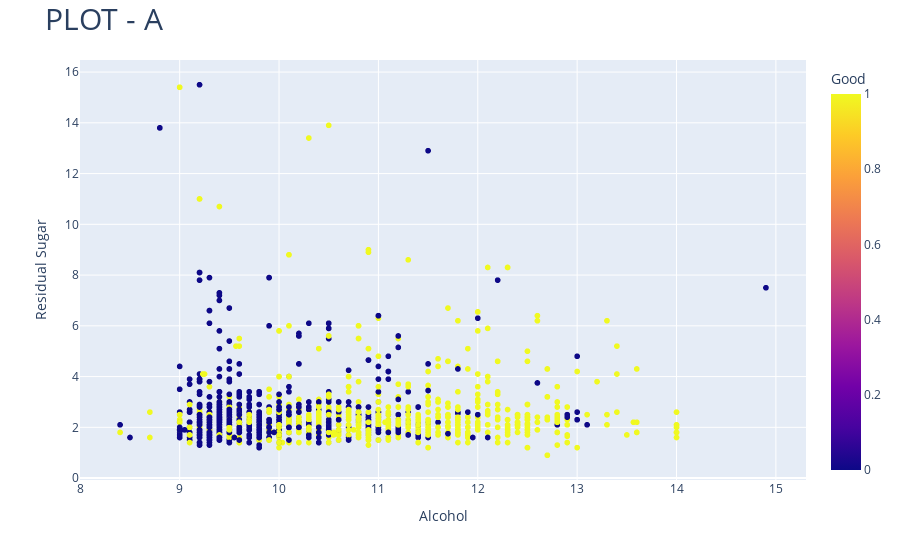

The notebook cell saved with this chart:
### Code cell
fig = px.scatter(ds, x='alcohol', y='residual sugar', color='Good')
fig.update_layout(
    title={
        'text': "PLOT - A",
        'font': {'size': 30}
    },
    xaxis_title="Alcohol",
    yaxis_title="Residual Sugar",
    font=dict(
        size=12,
    ),
)
fig.show()

### Figure 1 — Plotly figure (JSON) as saved in the notebook; plotly's stock layout.template omitted (floating-point values rounded to 4 significant figures; data arrays with more than 128 entries replaced by an {"elided": "..."} marker saying what was removed)
{"data": [{"hovertemplate": "alcohol=%{x}<br>residual sugar=%{y}<br>Good=%{marker.color}<extra></extra>", "legendgroup": "", "marker": {"color": {"elided": "1599 int values"}, "coloraxis": "coloraxis", "symbol": "circle"}, "mode": "markers", "name": "", "showlegend": false, "type": "scattergl", "x": {"elided": "1599 float values"}, "xaxis": "x", "y": {"elided": "1599 float values"}, "yaxis": "y"}], "layout": {"coloraxis": {"colorbar": {"title": {"text": "Good"}}, "colorscale": [[0, "#0d0887"], [0.1111, "#46039f"], [0.2222, "#7201a8"], [0.3333, "#9c179e"], [0.4444, "#bd3786"], [0.5556, "#d8576b"], [0.6667, "#ed7953"], [0.7778, "#fb9f3a"], [0.8889, "#fdca26"], [1, "#f0f921"]]}, "font": {"size": 12}, "legend": {"tracegroupgap": 0}, "margin": {"t": 60}, "title": {"font": {"size": 30}, "text": "PLOT - A"}, "xaxis": {"anchor": "y", "domain": [0, 1], "title": {"text": "Alcohol"}}, "yaxis": {"anchor": "x", "domain": [0, 1], "title": {"text": "Residual Sugar"}}}}
